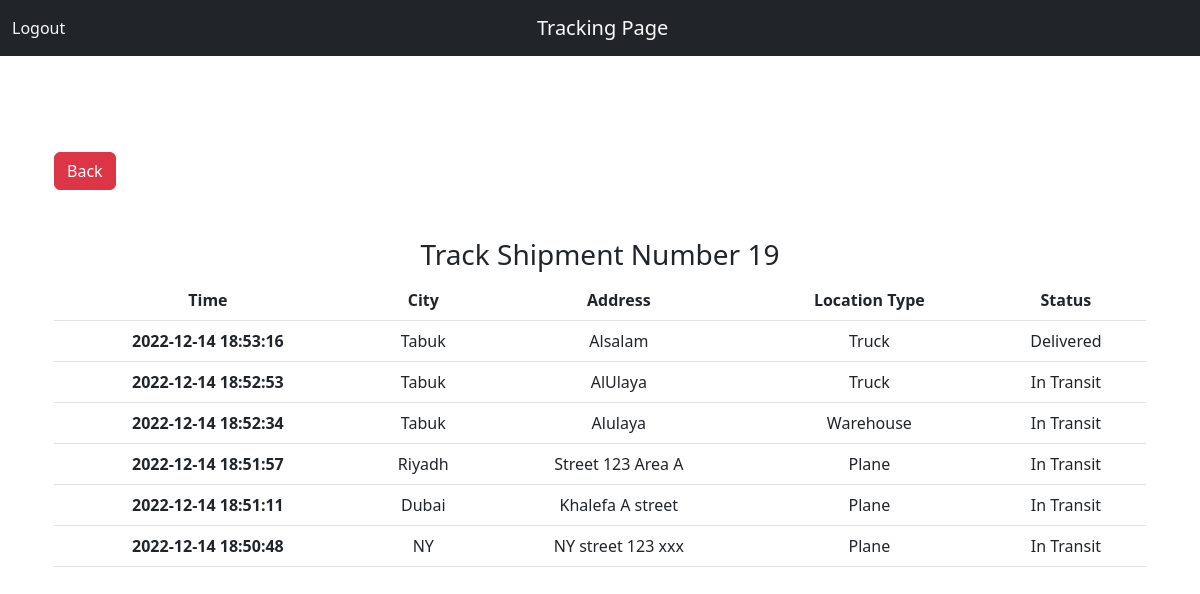
The app's page /pages/trackPackage.php?packageID=19 (signed in) with its own data.
### tables this page shows
CREATE TABLE `transportationEvent` (
  `scheduleNb` int(11) NOT NULL,
  `packageNb` int(11) NOT NULL,
  `locationID` int(11) NOT NULL,
  `status` varchar(50) NOT NULL,
  `Date` timestamp NOT NULL DEFAULT current_timestamp() ON UPDATE current_timestamp()
);

CREATE TABLE `location` (
  `id` int(11) NOT NULL,
  `city` varchar(50) NOT NULL,
  `address` varchar(50) NOT NULL,
  `locationType` varchar(50) NOT NULL,
  `retailCenterID` int(11) NOT NULL
);

### pages/trackPackage.php (the view, shortened to what this page needs)
<?php
require 'LoginCheck.php';
$packageNb = $_GET['packageID'];
?>
<!DOCTYPE html>
<html lang="en">
<head>
    <link href="https://cdn.jsdelivr.net/npm/bootstrap@5.2.3/dist/css/bootstrap.min.css" rel="stylesheet">
    <link rel="stylesheet" href="../css/styles.css">
</head>
<body>
    <nav class="navbar navbar-dark bg-dark navbar-expand-m mb-5">
      <div class="container-fluid">
      <a class="nav-link text-light" href="logout.php">Logout</a>
    <a class="navbar-brand  text-light  ms-auto  me-auto pe-5" href="#">Tracking Page</a>
  </div>
    </nav>
    <div class="container">
    <div class="container">
    <button type="button" class="btn btn-danger mt-5 mb-5 " onClick="document.location.href='MyPackages.php'">Back</button>
    <div class="tableContainer">
<div class="tableHeader mb-0">
<h3> Track Shipment Number <?php echo $packageNb; ?> </h3>
</div>
<div class="tableBody">
<table class="table">
  <thead>
    <tr>
      <th scope="col">Time</th>
      <th scope="col">City</th>
      <th scope="col">Address</th>
      <th scope="col">Location Type</th>
      <th scope="col">Status</th>
    </tr>
  </thead>
  <tbody>
    <?php
    $packageNb = $_GET['packageID'];
$sql = "SELECT `location`.*,transportationEvent.* FROM `package`,`transportationEvent`,`location` WHERE package.packageNb = $packageNb AND package.packageNb = transportationEvent.packageNb AND transportationEvent.locationID = location.id  ORDER BY transportationEvent.date DESC";
$result = mysqli_query($conn, $sql);
if($result){
    while($row = mysqli_fetch_assoc($result)){
        $date = $row['Date'];
        $city = $row['city'];
        $address = $row['address'];
        $locationType = $row['locationType'];
        $status = $row['status'];
        echo '
        <tr>
        <th scope="row">'.$date.'</th>
        <td>'.$city.'</td>
        <td>'.$address.'</td>
        <td>'.$locationType.'</td>
        <td>'.$status.'</td>
        </tr>
        ';
    }
}
    ?>
  </tbody>
</table>
</div>
        </div>
    </div>
</body>
</html>

### css/styles.css (style rules this page uses)
.tableContainer { text-align: center; }

### records on screen
transportationevent: Date "2022-12-14 18:53:16", locationID.city "Tabuk", locationID.address "Alsalam", locationID.locationType "Truck", status "Delivered"
transportationevent: Date "2022-12-14 18:52:53", locationID.city "Tabuk", locationID.address "AlUlaya", locationID.locationType "Truck", status "In Transit"
transportationevent: Date "2022-12-14 18:52:34", locationID.city "Tabuk", locationID.address "Alulaya", locationID.locationType "Warehouse", status "In Transit"
transportationevent: Date "2022-12-14 18:51:57", locationID.city "Riyadh", locationID.address "Street 123 Area A", locationID.locationType "Plane", status "In Transit"
transportationevent: Date "2022-12-14 18:51:11", locationID.city "Dubai", locationID.address "Khalefa A street", locationID.locationType "Plane", status "In Transit"
transportationevent: Date "2022-12-14 18:50:48", locationID.city "NY", locationID.address "NY street 123 xxx", locationID.locationType "Plane", status "In Transit"

### other values on screen
$packageNb "19"
